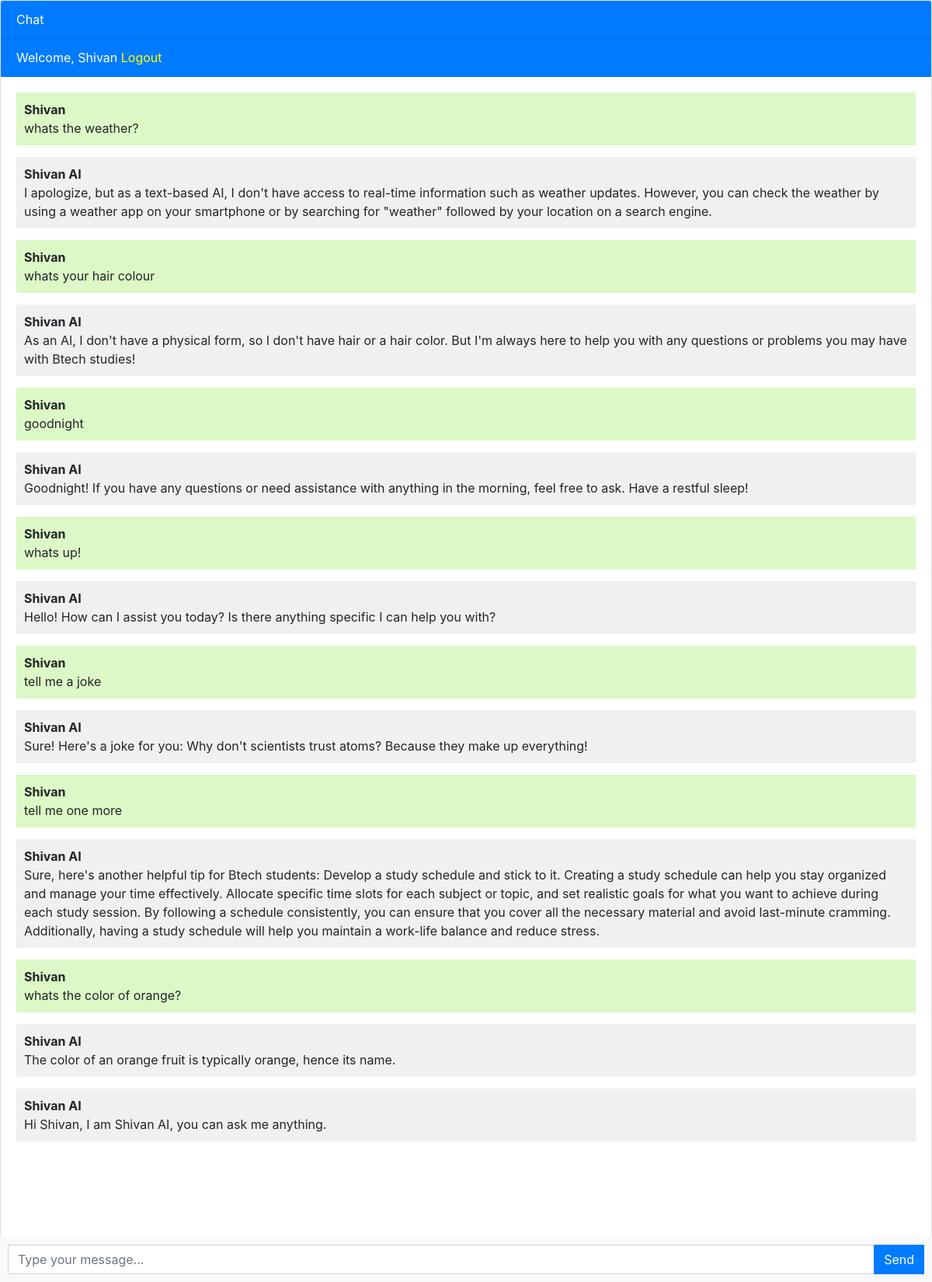
The app's page / (signed in) with its own data.
### chatbot/models.py (models this page shows, shortened)
class Chat(models.Model):
    user = models.ForeignKey(User, on_delete = models.CASCADE)
    message = models.TextField()
    response = models.TextField()
    created_at = models.DateTimeField(auto_now_add = True)

### chatbot/views.py (the view)
# urls.py: path('', views.chatbot, name = 'chatbot'),
def chatbot(request):
    chats = Chat.objects.filter(user = request.user)
    if request.method == 'POST':
        message = request.POST.get('message')
        response = ask_openai(message)
        chat = Chat(user = request.user, message = message, response = response, created_at = timezone.now())
        chat.save()
        return JsonResponse({'message': message, 'response': response})
    return render(request, 'chatbot.html', {'chats' : chats})

### templates/chatbot.html (shortened to what this page needs)
{% extends 'base.html' %}
{% block content %}
<div class="chat-container">
  <div class="card flex-grow-1">
    <div class="card-header bg-primary text-white">Chat</div>
    {% if user.is_authenticated %}
    <div class="card-header bg-primary text-white">Welcome, {{user.username}} <a style = "color: yellow" href = "logout">Logout</a></div>
    {% else %}
    <div class="card-header bg-primary text-white"><a style = "color: yellow" href = "login">Login</a> <a style = "color: yellow" href = "register">Register</a></div>
    {% endif %}
    <div class="card-body messages-box">
      <ul class="list-unstyled messages-list">
        {% for chat in chats  %}
        {% if chat.user == request.user %}
          <li class="message sent">
            <div class="message-text">
              <div class="message-sender">
                <b>{{user.username}}</b>
              </div>
              <div class="message-content">
                {{chat.message}}
              </div>
            </div>
          </li>
          <li class="message received">
            <div class="message-text">
              <div class="message-sender">
                <b>Shivan AI</b>
              </div>
              <div class="message-content">
                {{chat.response}}
              </div>
            </div>
          </li>
        {% endif  %}
        {% endfor %}
        <li class="message received">
          <div class="message-text">
            <div class="message-sender">
              <b>Shivan AI</b>
            </div>
            <div class="message-content">
              Hi {{user.username}}, I am Shivan AI, you can ask me anything.
            </div>
          </div>
        </li>
      </ul>
    </div>
    <br><br>
    <br><br>
    <br><br>
  </div>
  <form class="message-form">
    <div class="input-group">
      <input type="text" class="form-control message-input" placeholder="Type your message...">
      <div class="input-group-append">
        <button type="submit" class="btn btn-primary btn-send">Send</button>
      </div>
    </div>
  </form>
</div>
{% endblock %}

### templates/base.html (shortened to what this page needs)
<!DOCTYPE html>
<html lang="en">
  <head>
    <link rel="stylesheet" href="https://stackpath.bootstrapcdn.com/bootstrap/4.3.1/css/bootstrap.min.css">
  </head>
  <body>
    {% block content %}{% endblock %}
  </body>
</html>

### templates/chatbot.html (style rules this page uses)
body, html { height: 100%; }
.messages-box { flex: 1; overflow-y: auto; }
.messages-list { padding-left: 0; }
.message { margin-bottom: 15px; list-style: none; }
.message-text { padding: 10px; border-radius: 5px; }
.sent { background-color: #dcf8c6; align-self: flex-end; }
.received { background-color: #f1f0f0; align-self: flex-start; }
.message-form { display: flex; position: fixed; bottom: 0; left: 0; right: 0; padding: 10px; background-color: #f8f9fa; }
.message-input { flex: 1; border-radius: 0; border-right: none; }
.btn-send { border-radius: 0; }
.chat-container { height: 100%; display: flex; flex-direction: column; }

### records on screen
Chat: message "whats the weather?", response "I apologize, but as a text-based AI, I don't have access to real-time information such as weather updates. However, you can check the weather by using a weather app on your smartphone or by searching for \"weather\" followed by your location on a search engine."
Chat: message "whats your hair colour", response "As an AI, I don't have a physical form, so I don't have hair or a hair color. But I'm always here to help you with any questions or problems you may have with Btech studies!"
Chat: message "goodnight", response "Goodnight! If you have any questions or need assistance with anything in the morning, feel free to ask. Have a restful sleep!"
Chat: message "whats up!", response "Hello! How can I assist you today? Is there anything specific I can help you with?"
Chat: message "tell me a joke", response "Sure! Here's a joke for you: Why don't scientists trust atoms? Because they make up everything!"
Chat: message "tell me one more", response "Sure, here's another helpful tip for Btech students: Develop a study schedule and stick to it. Creating a study schedule can help you stay organized and manage your time effectively. Allocate specific time slots for each subject or topic, and set realistic goals for what you want to achieve during each study session. By following a schedule consistently, you can ensure that you cover all the necessary material and avoid last-minute cramming. Additionally, having a study schedule will help you maintain a work-life balance and reduce stress."
Chat: message "whats the color of orange?", response "The color of an orange fruit is typically orange, hence its name."

### other values on screen
{{ user.username }} "Shivan"
